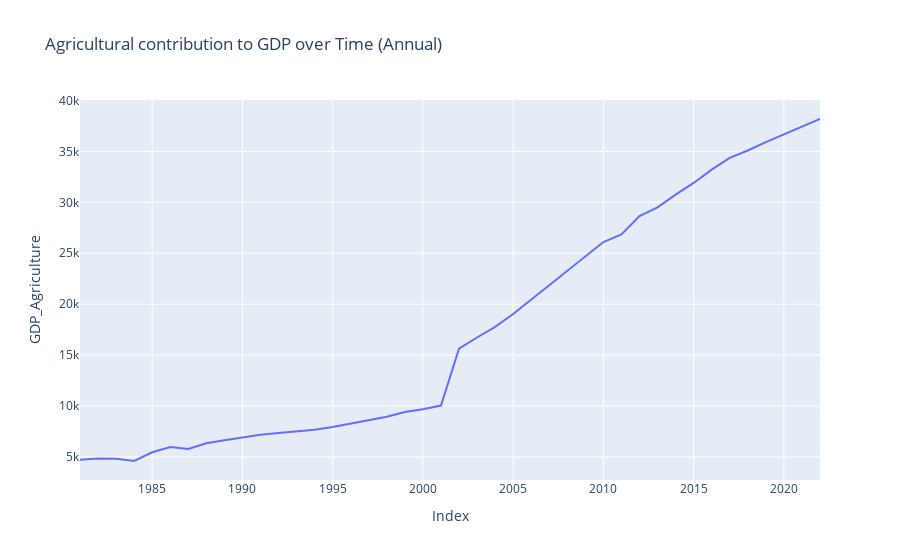
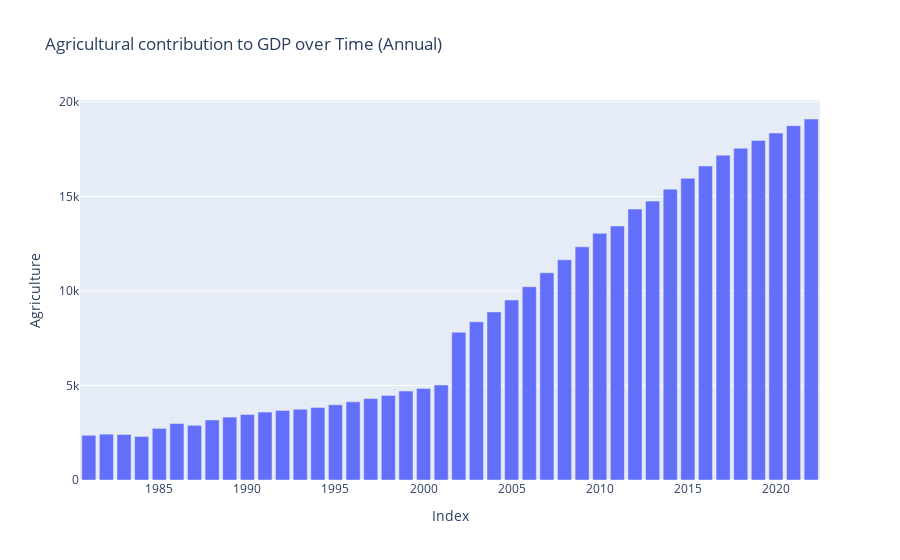

The notebook cell these images were saved under, in order:
### Code cell
# Filter the dataframe for annual data
annual_df = agric_df[agric_df['Period'] == 'Annual']

# Line Plot
fig = go.Figure()
fig.add_trace(go.Scatter(x=annual_df.index, y=annual_df['GDP_Agriculture'], mode='lines', name='GDP_Agriculture'))
fig.update_layout(title='Agricultural contribution to GDP over Time (Annual)', xaxis_title='Index', yaxis_title='GDP_Agriculture')
fig.show()

# Bar Chart
fig = go.Figure()
fig.add_trace(go.Bar(x=annual_df.index, y=annual_df['Agriculture'], name='Agriculture'))
fig.update_layout(title='Agricultural contribution to GDP over Time (Annual)', xaxis_title='Index', yaxis_title='Agriculture')
fig.show()

### Figure 1 — Plotly figure (JSON) as saved in the notebook; plotly's stock layout.template omitted (floating-point values rounded to 4 significant figures)
{"data": [{"mode": "lines", "name": "GDP_Agriculture", "type": "scatter", "x": [1981, 1982, 1983, 1984, 1985, 1986, 1987, 1988, 1989, 1990, 1991, 1992, 1993, 1994, 1995, 1996, 1997, 1998, 1999, 2000, 2001, 2002, 2003, 2004, 2005, 2006, 2007, 2008, 2009, 2010, 2011, 2012, 2013, 2014, 2015, 2016, 2017, 2018, 2019, 2020, 2021, 2022], "y": [4729.0, 4852.0, 4818.0, 4607.0, 5462.0, 5974.0, 5783.0, 6349.0, 6652.0, 6929.0, 7182.0, 7350.0, 7487.0, 7679.0, 7955.0, 8267.0, 8611.0, 8950.0, 9407.0, 9682.0, 10050.0, 15630.0, 16730.0, 17780.0, 19030.0, 20440.0, 21920.0, 23290.0, 24660.0, 26100.0, 26860.0, 28660.0, 29500.0, 30760.0, 31900.0, 33210.0, 34360.0, 35090.0, 35920.0, 36700.0, 37480.0, 38180.0]}], "layout": {"title": {"text": "Agricultural contribution to GDP over Time (Annual)"}, "xaxis": {"title": {"text": "Index"}}, "yaxis": {"title": {"text": "GDP_Agriculture"}}}}

### Figure 2 — Plotly figure (JSON) as saved in the notebook; plotly's stock layout.template omitted (floating-point values rounded to 4 significant figures)
{"data": [{"name": "Agriculture", "type": "bar", "x": [1981, 1982, 1983, 1984, 1985, 1986, 1987, 1988, 1989, 1990, 1991, 1992, 1993, 1994, 1995, 1996, 1997, 1998, 1999, 2000, 2001, 2002, 2003, 2004, 2005, 2006, 2007, 2008, 2009, 2010, 2011, 2012, 2013, 2014, 2015, 2016, 2017, 2018, 2019, 2020, 2021, 2022], "y": [2364.0, 2426.0, 2409.0, 2304.0, 2731.0, 2987.0, 2892.0, 3175.0, 3326.0, 3465.0, 3591.0, 3675.0, 3744.0, 3840.0, 3977.0, 4134.0, 4306.0, 4475.0, 4704.0, 4841.0, 5025.0, 7817.0, 8365.0, 8889.0, 9517.0, 10220.0, 10960.0, 11650.0, 12330.0, 13050.0, 13430.0, 14330.0, 14750.0, 15380.0, 15950.0, 16610.0, 17180.0, 17540.0, 17960.0, 18350.0, 18740.0, 19090.0]}], "layout": {"title": {"text": "Agricultural contribution to GDP over Time (Annual)"}, "xaxis": {"title": {"text": "Index"}}, "yaxis": {"title": {"text": "Agriculture"}}}}
